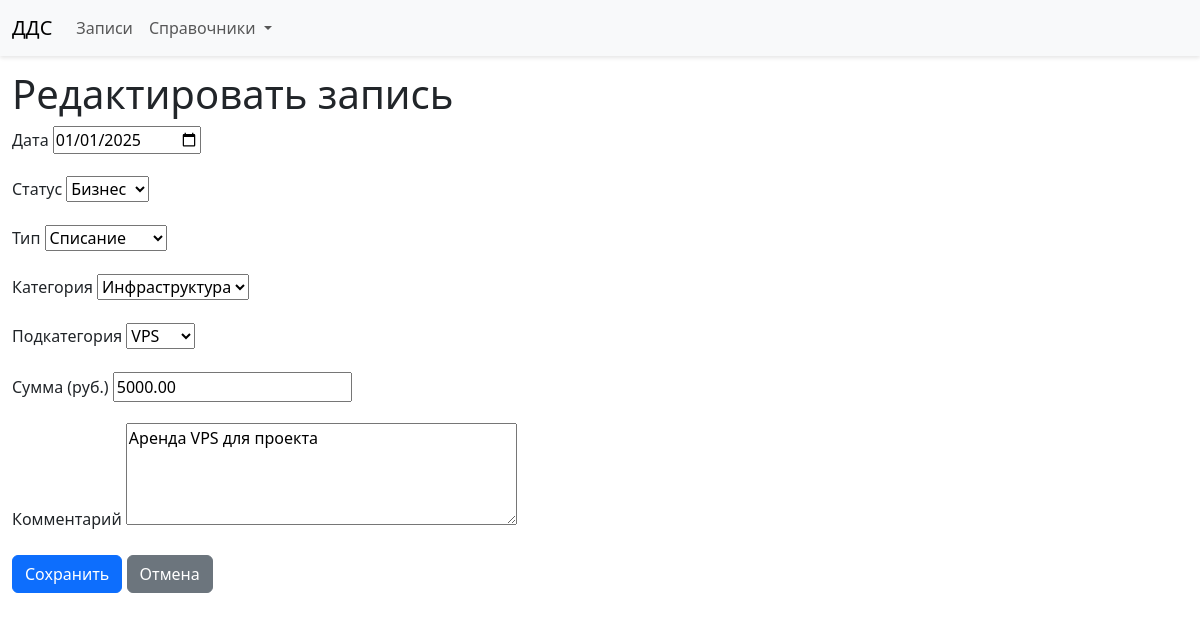
Page /1/edit/ on the committed database.
### dds/models.py (models this page shows, shortened)
class CashFlow(models.Model):
    created_at = models.DateField(default=date.today)
    status = models.ForeignKey(Status, on_delete=models.PROTECT)
    type = models.ForeignKey(Type, on_delete=models.PROTECT)
    category = models.ForeignKey(Category, on_delete=models.PROTECT)
    subcategory = models.ForeignKey(SubCategory, on_delete=models.PROTECT, null=True, blank=True)
    amount = models.DecimalField(max_digits=10, decimal_places=2)
    comment = models.TextField(blank=True)

### dds/views.py (the view, shortened to what this page needs)
# urls.py: path('<int:pk>/edit/', views.CashFlowUpdateView.as_view(), name='cashflow_edit'),
class CashFlowUpdateView(UpdateView):
    model = CashFlow
    form_class = CashFlowForm
    template_name = 'dds/cashflow_form.html'
    success_url = reverse_lazy('cashflow_list')

### dds/models.py (called while the page is built)
    def __str__(self):
        return self.name

    def __str__(self):
        return self.name

    def __str__(self):
        return self.name

    def __str__(self):
        return self.name

### dds/templates/dds/cashflow_form.html (shortened to what this page needs)
{% extends 'dds/base.html' %}
{% block content %}
<h1>{% if form.instance.pk %}Редактировать запись{% else %}Создать запись{% endif %}</h1>
<form method="post">
    <div class="mb-3">
        <label class="form-label">Дата</label>
        {{ form.created_at }}
    </div>
    <div class="mb-3">
        <label class="form-label">Статус</label>
        {{ form.status }}
    </div>
    <div class="mb-3">
        <label class="form-label">Тип</label>
        {{ form.type }}
    </div>
    <div class="mb-3">
        <label class="form-label">Категория</label>
        {{ form.category }}
    </div>
    <div class="mb-3">
        <label class="form-label">Подкатегория</label>
        {{ form.subcategory }}
    </div>
    <div class="mb-3">
        <label class="form-label">Сумма (руб.)</label>
        {{ form.amount }}
    </div>
    <div class="mb-3">
        <label class="form-label">Комментарий</label>
        {{ form.comment }}
    </div>
    <button type="submit" class="btn btn-primary">Сохранить</button>
    <a href="{% url 'cashflow_list' %}" class="btn btn-secondary">Отмена</a>
</form>
{% endblock %}

### dds/templates/dds/base.html (style rules this page uses)
body { padding-top: 70px; }

### rows in the picture
CashFlow: created_at "01/01/2025", status "Бизнес", type "Списание", category "Инфраструктура", subcategory "VPS", amount "5000.00", comment "Аренда VPS для проекта"
